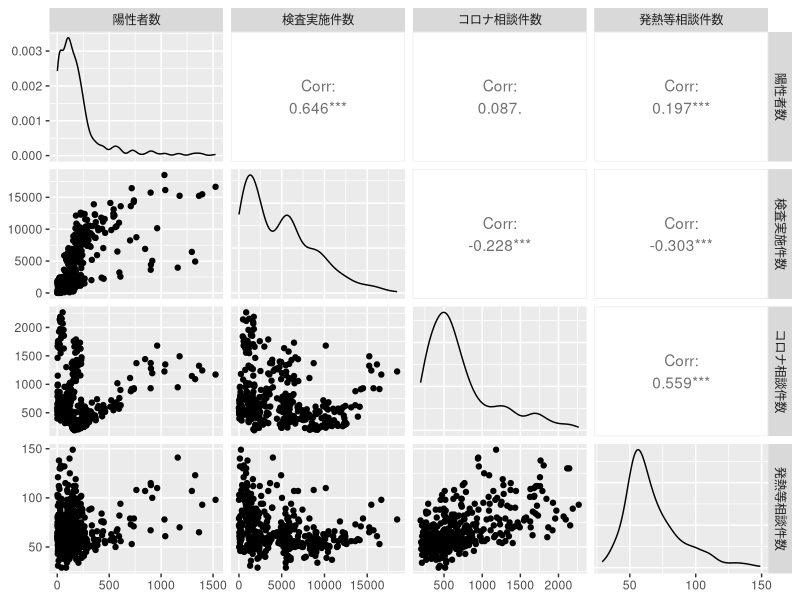
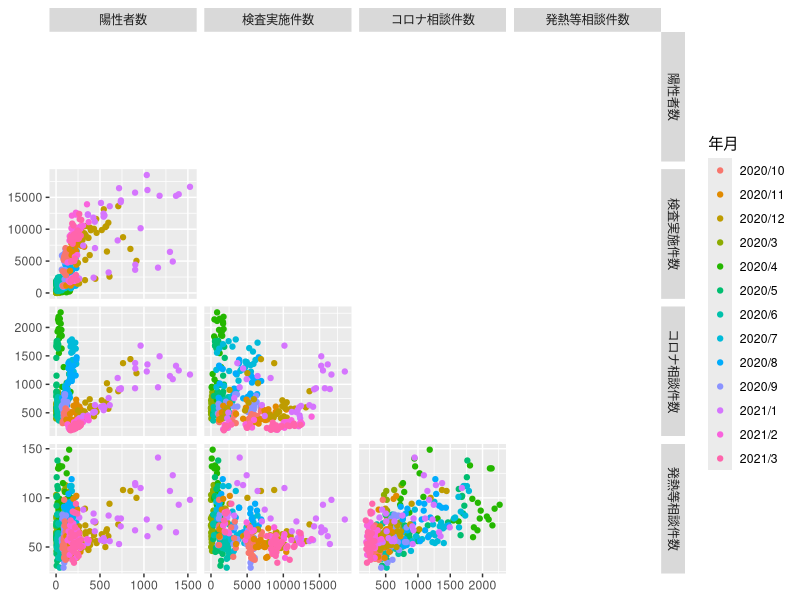

Reproduce these figures in R, in order.
### 散布図行列 (東京都の新型コロナウイルス感染動向のデータによる例)
library(tidyverse)
covid <- read_csv("covid19tokyo.csv") |>
  mutate(年月=paste(年, 月, sep="/")) # 年と月を結合したラベルを作成
# install.packages("GGally") # パッケージのインストール(必要な場合)
library(GGally) # パッケージのロード
ggpairs(covid, columns = 4:7) # 4~7列目の変数間の散布図行列
## 年月で色分けする場合
ggpairs(covid, columns = 4:7, 
        aes(color = 年月), # 年月の列に基づき色分け
        upper = "blank", # 上三角成分は表示しない
        diag = "blank", # 対角成分は表示しない
        legend = c(2,1)) # (2,1)成分のグラフの凡例を使用
